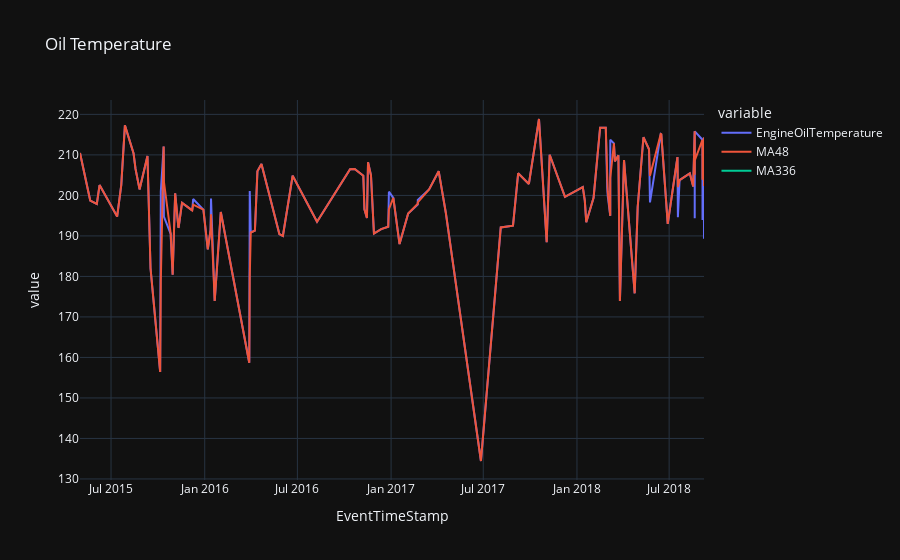

Source (notebook cell):
### Code cell
# create moving-averages
df_306['MA48'] = df_306.rolling('48 H', on = 'EventTimeStamp')['EngineOilTemperature'].mean()
df_306['MA336'] = df_306['EngineOilTemperature'].rolling(336).mean()
# plot 
import plotly.express as px
fig = px.line(df_306, x="EventTimeStamp", y=['EngineOilTemperature', 'MA48', 'MA336'], title='Oil Temperature', template = 'plotly_dark')
fig.show()
